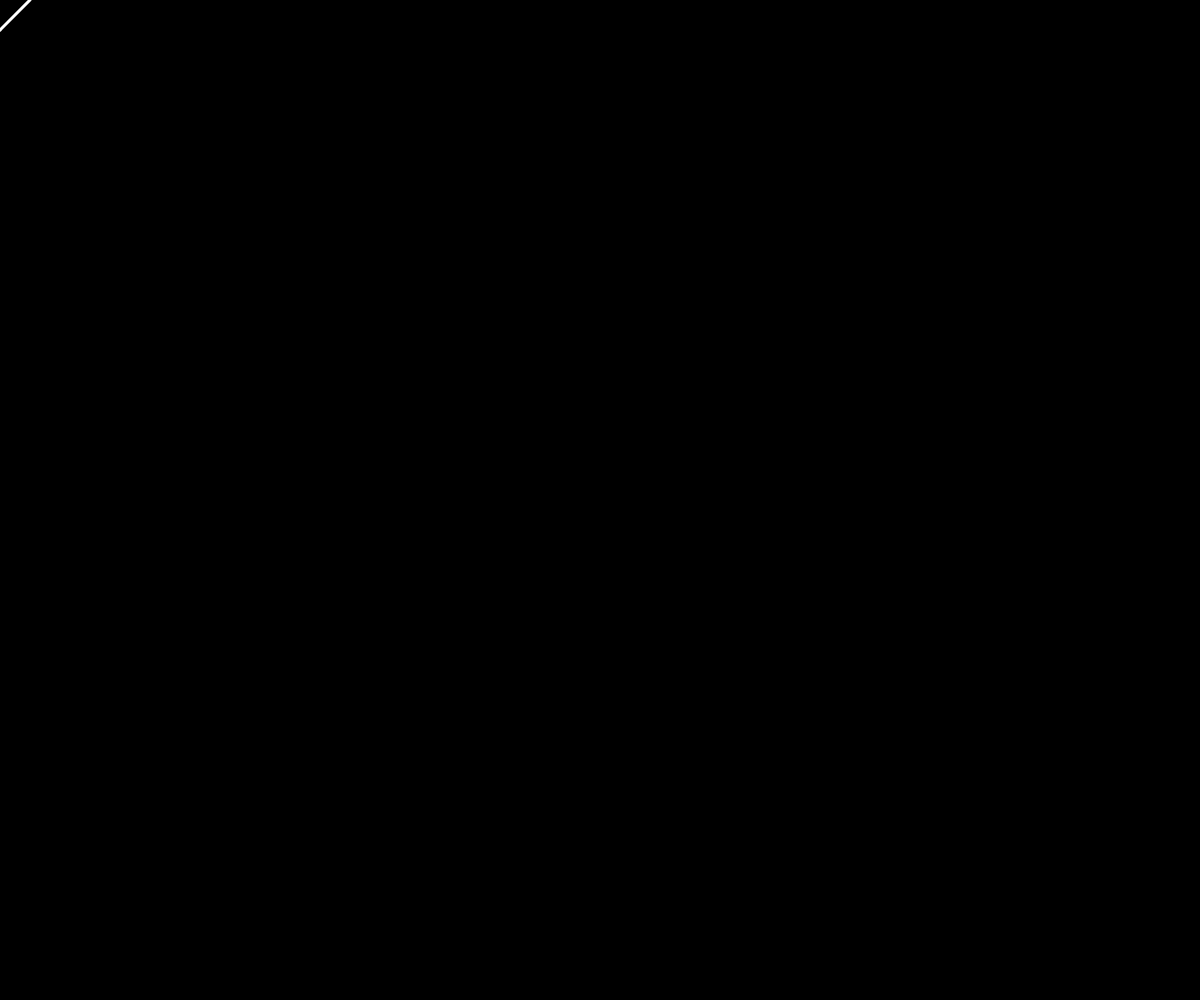
Frame 1 (no input)
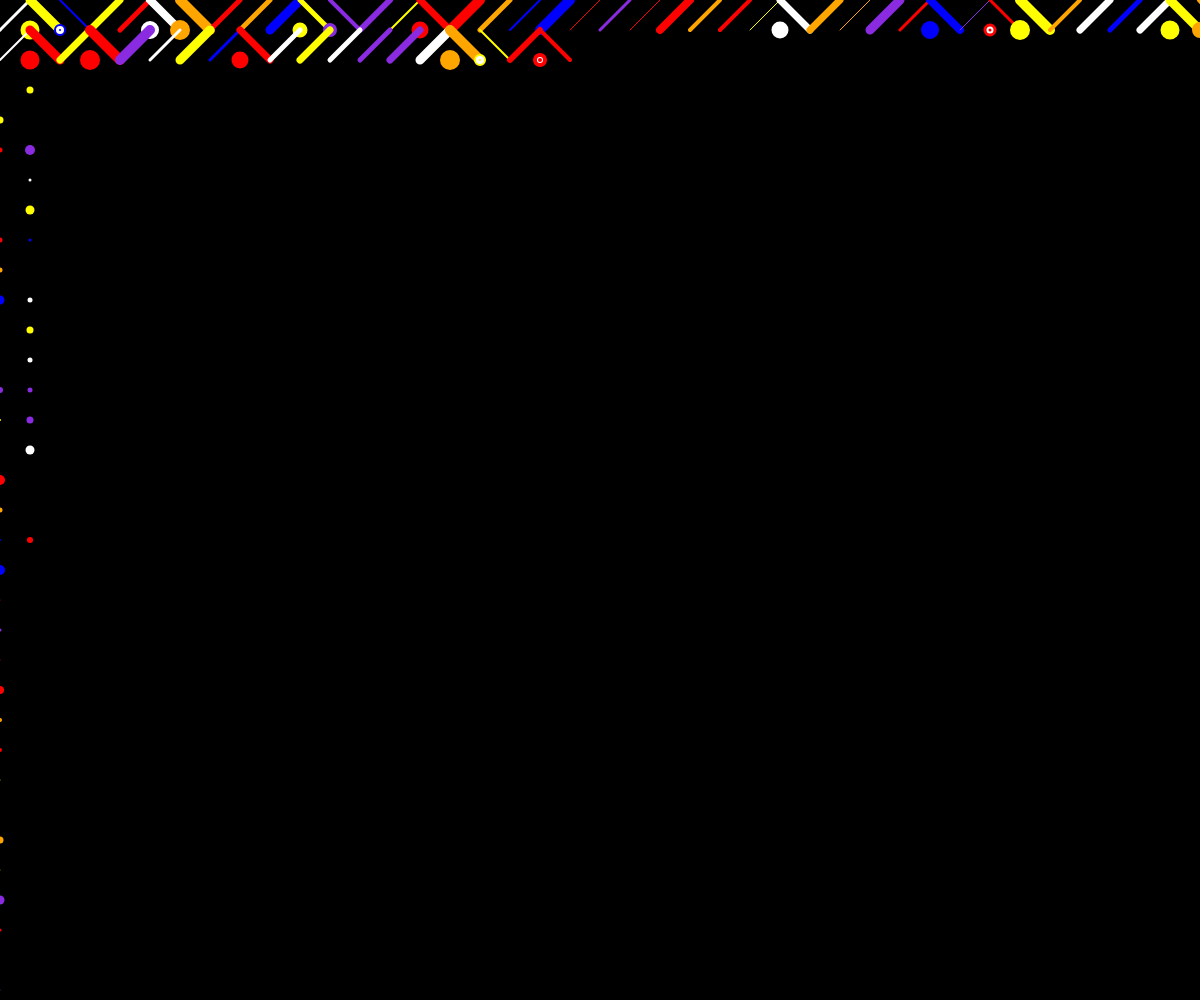
Frame 60 (no input)
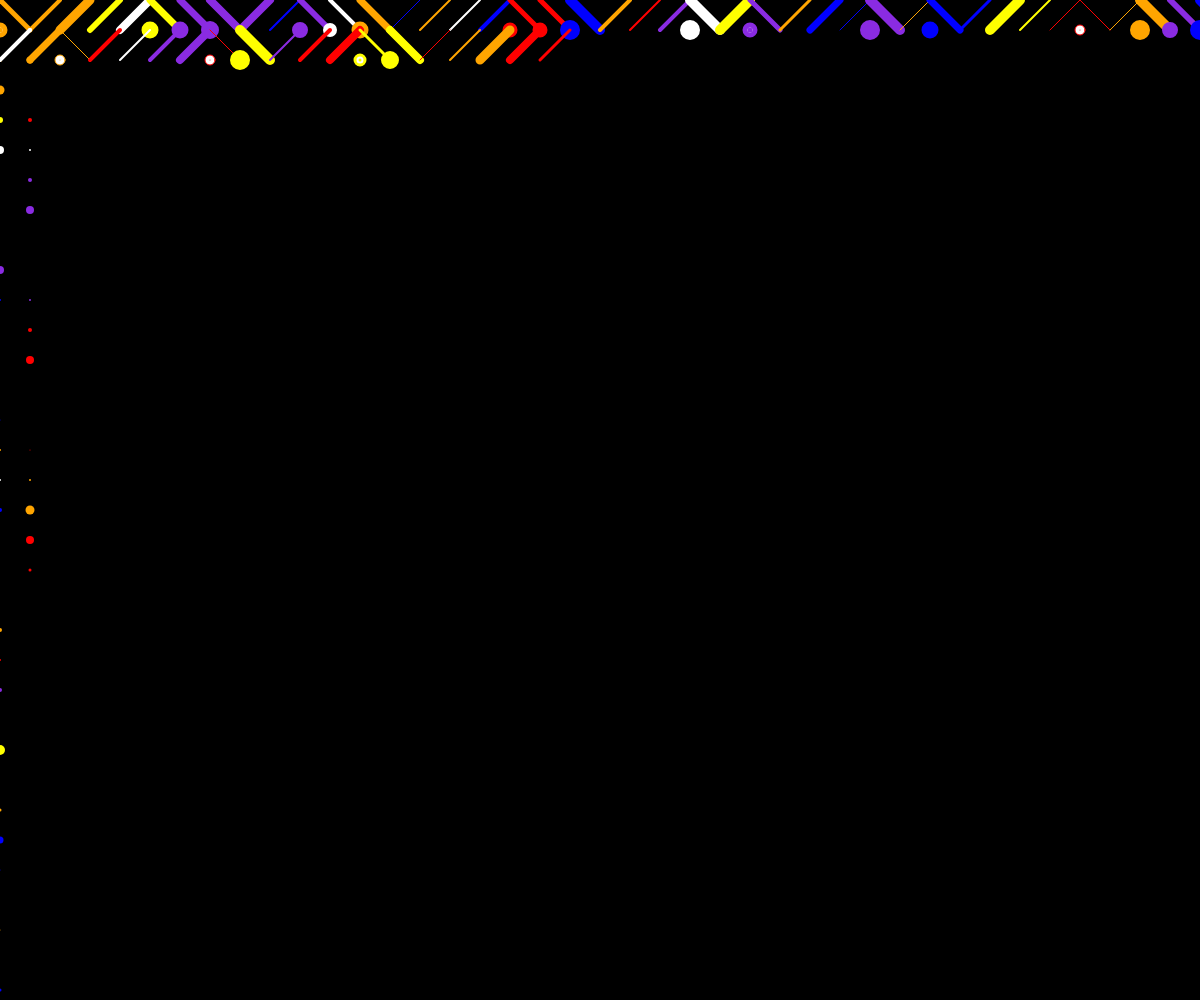
Frame 120 (the mouse pressed at the canvas centre since frame 60)

The p5.js sketch that drew these frames (run headless with seeded random() and noise() and a simulated clock; from frame 60 on, the mouse is pressed at the canvas centre):

// p5.js sketch
// ── sketch.js
let x = 0;
let y = 0;
let spacing = 30;
function setup() {
  createCanvas(windowWidth, windowHeight);
  background(0);
  points = [1,400]
   colors = [ 
   /* 
     "#6F9CEB", "#98B9F2", "#918EF4", 
    "#E4F0D0", "#A5F8D3", "#802392",
    "#EDF0DA", "#FFCDBC", "#F5853F",
    "#FF6542", "#E0CBA8", "#C57B57",
    "#FB6376", "#F2F3AE", "#FFCF00"
  */
   'red','blue','yellow','blueviolet','white','orange'  
   ];
  weight=[1,2,3,4,5,6,7,8,9,10];
}

function draw() {
  //stroke(255);
  stroke(random(colors));
  strokeWeight(random(weight));
  if (random(1) < 0.4) {
    circle(x,y + spacing,10);
    line(x, y, x + spacing, y + spacing);
   // curve(y, x, x, y, 73, 24, 73, 61);
  
    point(x,y+ spacing);
  } else {
    
  //  circle(y,x + spacing,10);
    point(y,x+ spacing);
    
    line(x, y + spacing, x + spacing, y);
  // curve(x, y + spacing, x, y, 73, 24, 73, 61);
  }
  x = x + spacing;
  if (x > width) {
    x = 0;
    y = y + spacing;
  }
  
  
}
function mousePressed(){
 x=0;
  y=0;
  background(0);
}
